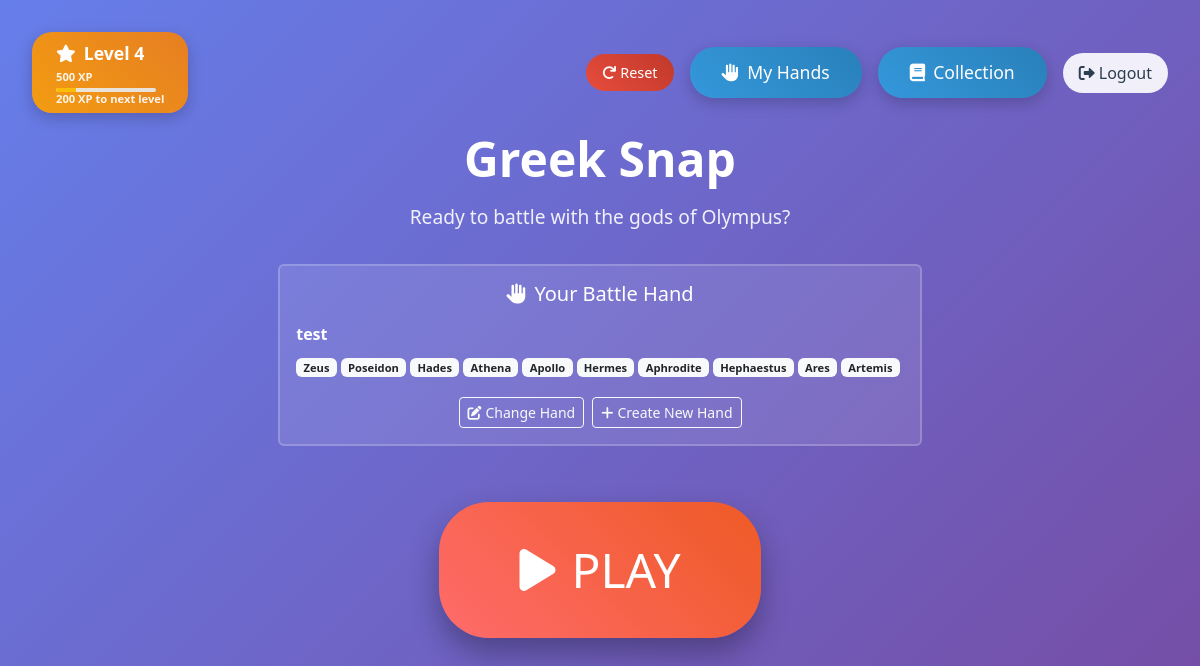
Before: / (signed in) with the older database file.
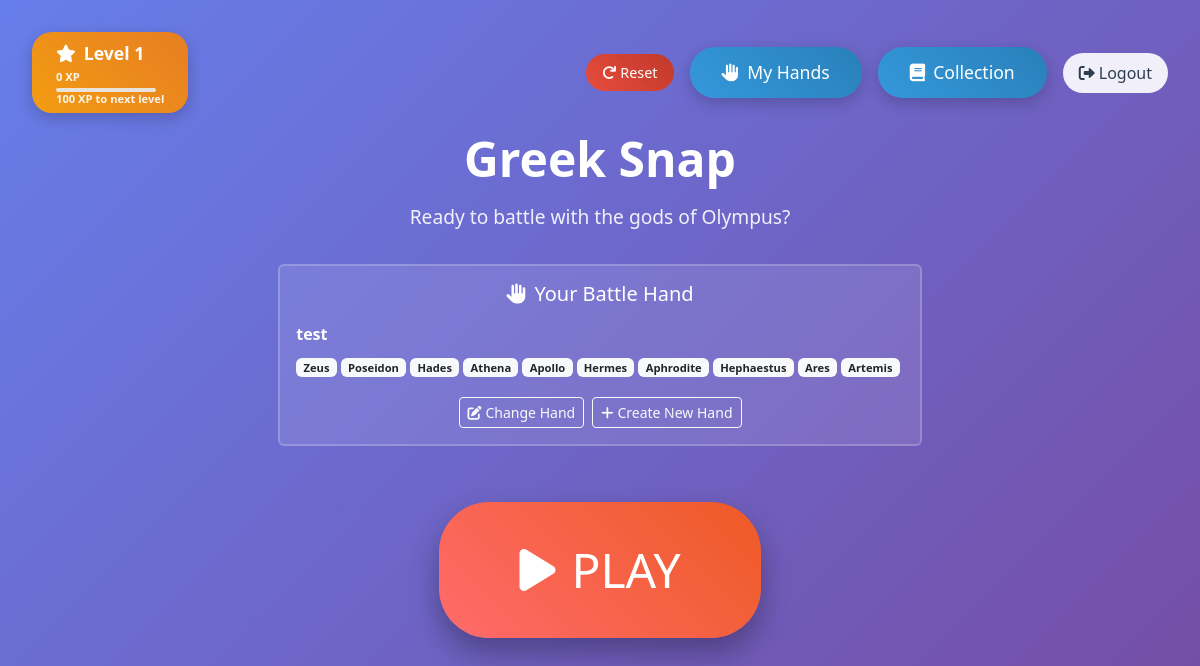
After: the same page with the newer database file.
### main.py (models this page shows)
class User(UserMixin, db.Model):
    __tablename__ = "users"
    id: Mapped[int] = mapped_column(Integer, primary_key=True)
    email: Mapped[str] = mapped_column(String(100), unique=True)
    password: Mapped[str] = mapped_column(String(100))
    date_of_signup: Mapped[Date] = mapped_column(Date)
    xp: Mapped[int] = mapped_column(Integer, default=0)  # XP points
    last_daily_win: Mapped[Date] = mapped_column(Date, nullable=True)  # Track daily win bonus
    misc1: Mapped[str] = mapped_column(String(100), nullable=True)
    misc2: Mapped[str] = mapped_column(String(100), nullable=True)
    misc3: Mapped[str] = mapped_column(String(100), nullable=True)
    collection = relationship("UserCollection", back_populates="user", uselist=False)

### main.py (the view, shortened to what this page needs)
@app.route('/')
def index():
    if current_user.is_authenticated:
        user_level = XPSystem.get_level_from_xp(current_user.xp)
        xp_for_next = XPSystem.get_xp_for_next_level(current_user.xp)
        progress = XPSystem.get_progress_to_next_level(current_user.xp)
        user_collection = UserCollection.query.filter_by(user_id=current_user.id).first()
        if user_collection and user_collection.unlocked_cards is not None:
            unlocked_cards = user_collection.unlocked_cards if isinstance(user_collection.unlocked_cards, list) else []
        else:
            unlocked_cards = []
        pending_rewards = XPSystem.get_pending_rewards(current_user.xp, unlocked_cards)
        from xp_system import LEVEL_REWARDS, LEVEL_XP_REQUIREMENTS
        card_id_to_name = {card['id']: card['name'] for card in CHARACTERS}
        return render_template('index.html',
                             user=current_user,
                             level=user_level,
                             xp=current_user.xp,
                             xp_for_next=xp_for_next,
                             progress=progress,
                             pending_rewards=pending_rewards,
                             level_rewards=LEVEL_REWARDS,
                             level_xp_requirements=LEVEL_XP_REQUIREMENTS,
                             card_id_to_name=card_id_to_name,
                             unlocked_cards=unlocked_cards)

### main.py (called while the page is built)
@login_manager.user_loader
def load_user(user_id):
    return db.get_or_404(User, user_id)

### xp_system.py (called while the page is built)
    @staticmethod
    def get_level_from_xp(xp):
        current_level = 1
        for level, required_xp in LEVEL_XP_REQUIREMENTS.items():
            if xp >= required_xp:
                current_level = level
            else:
                break
        return current_level

    @staticmethod
    def get_xp_for_next_level(current_xp):
        current_level = XPSystem.get_level_from_xp(current_xp)
        next_level = current_level + 1
        if next_level in LEVEL_XP_REQUIREMENTS:
            return LEVEL_XP_REQUIREMENTS[next_level] - current_xp
        else:
            return 0  # Max level reached

    @staticmethod
    def get_progress_to_next_level(current_xp):
        current_level = XPSystem.get_level_from_xp(current_xp)
        next_level = current_level + 1
        if next_level not in LEVEL_XP_REQUIREMENTS:
            return 100  # Max level reached
        current_level_xp = LEVEL_XP_REQUIREMENTS[current_level]
        next_level_xp = LEVEL_XP_REQUIREMENTS[next_level]
        xp_in_current_level = current_xp - current_level_xp
        xp_needed_for_next = next_level_xp - current_level_xp
        return min(100, (xp_in_current_level / xp_needed_for_next) * 100)

    @staticmethod
    def get_pending_rewards(user_xp, unlocked_cards):
        current_level = XPSystem.get_level_from_xp(user_xp)
        pending_rewards = []
        for level in range(1, current_level + 1):
            level_rewards = LEVEL_REWARDS.get(level, [])
            for card_id in level_rewards:
                if card_id not in unlocked_cards:
                    pending_rewards.append({
                        'level': level,
                        'card_id': card_id
                    })
        return pending_rewards

### templates/index.html (shortened to what this page needs)
<!DOCTYPE html>
<html lang="en">
<head>
    <link href="https://cdn.jsdelivr.net/npm/bootstrap@5.3.0/dist/css/bootstrap.min.css" rel="stylesheet">
    <link rel="stylesheet" href="{{ url_for('static', filename='css/style.css') }}">
    <link href="https://cdnjs.cloudflare.com/ajax/libs/font-awesome/6.0.0/css/all.min.css" rel="stylesheet">
</head>
<body>
    <div class="welcome-container">
        {% if user.is_authenticated %}
            <div class="top-bar">
                <div class="level-display {% if pending_rewards %}has-rewards{% endif %}"
                     onclick="showLevelRewards()"
                     style="position: relative;">
                    <i class="fas fa-star me-2"></i>Level {{ level }}
                    <div class="xp-info">
                        <small>{{ xp }} XP</small>
                        {% if xp_for_next > 0 %}
                            <div class="progress mt-1" style="height: 4px; width: 100px;">
                                <div class="progress-bar bg-warning" style="width: {{ progress }}%"></div>
                            </div>
                            <small>{{ xp_for_next }} XP to next level</small>
                        {% endif %}
                    </div>
                </div>
                <div class="top-controls">
                    <button class="reset-button" onclick="resetUser()" title="Reset all user data">
                        <i class="fas fa-redo me-1"></i>Reset
                    </button>
                    <a href="{{ url_for('create_hand') }}" class="collection-button">
                        <i class="fas fa-hand-paper me-2"></i>My Hands
                    </a>
                    <a href="{{ url_for('collection') }}" class="collection-button">
                        <i class="fas fa-book me-2"></i>Collection
                    </a>
                    <a href="{{ url_for('logout') }}" class="logout-button">
                        <i class="fas fa-sign-out-alt me-1"></i>Logout
                    </a>
                </div>
            </div>
            <div class="welcome-card">
                <h1 class="game-title">Greek Snap</h1>
                <p class="game-subtitle">Ready to battle with the gods of Olympus?</p>
                <div class="hand-selection-section mb-4">
                    <div class="card" style="background: rgba(255, 255, 255, 0.1); border: 2px solid rgba(255, 255, 255, 0.2);">
                        <div class="card-body">
                            <h5 class="text-white mb-3">
                                <i class="fas fa-hand-paper me-2"></i>Your Battle Hand
                            </h5>
                            <div id="current-hand-display" class="mb-3">
                            </div>
                            <div class="d-flex gap-2 justify-content-center">
                                <button class="btn btn-outline-light btn-sm" onclick="showHandSelection()">
                                    <i class="fas fa-edit me-1"></i>Change Hand
                                </button>
                                <a href="{{ url_for('create_hand') }}" class="btn btn-outline-light btn-sm">
                                    <i class="fas fa-plus me-1"></i>Create New Hand
                                </a>
                            </div>
                        </div>
                    </div>
                </div>
                <a href="{{ url_for('game') }}" class="big-play-button">
                    <i class="fas fa-play me-3"></i>PLAY
                </a>
            </div>
        {% endif %}
    </div>
</body>
</html>

### static/css/style.css (style rules this page uses)
body { background: #f8f9fa; min-height: 100vh; color: #333; }

### templates/index.html (style rules this page uses)
.welcome-container { min-height: 100vh; display: flex; align-items: center; justify-content: center; background: linear-gradient(135deg, #667eea 0%, #764ba2 100%); }
.welcome-card { text-align: center; }
.big-play-button { background: linear-gradient(45deg, #ff6b6b, #ee5a24); border: none; padding: 2rem 5rem; font-size: 3rem; border-radius: 50px; color: white; text-decoration: none; display: inline-block; transition: all 0.3s ease; box-shadow: 0 15px 30px rgba(0, 0, 0, 0.3); margin: 2rem 0; }
.collection-button { background: linear-gradient(45deg, #3498db, #2980b9); border: none; padding: 0.75rem 2rem; font-size: 1.1rem; border-radius: 25px; color: white; text-decoration: none; display: inline-block; transition: all 0.3s ease; box-shadow: 0 5px 15px rgba(0, 0, 0, 0.2); }
.game-title { color: white; font-size: 3rem; font-weight: bold; margin-bottom: 1rem; }
.game-subtitle { color: rgba(255, 255, 255, 0.9); font-size: 1.2rem; margin-bottom: 2rem; }
.level-display { background: linear-gradient(45deg, #f39c12, #e67e22); color: white; padding: 0.5rem 1.5rem; border-radius: 20px; font-weight: bold; font-size: 1.1rem; box-shadow: 0 5px 15px rgba(0, 0, 0, 0.2); cursor: pointer; transition: all 0.3s ease; }
.xp-info { margin-top: 0.25rem; font-size: 0.8rem; opacity: 0.9; }
.xp-info small { display: block; line-height: 1.2; }
.top-bar { position: absolute; top: 2rem; left: 2rem; right: 2rem; display: flex; justify-content: space-between; align-items: center; }
.logout-button { background: rgba(255, 255, 255, 0.9); border: none; padding: 0.5rem 1rem; border-radius: 20px; color: #2c3e50; text-decoration: none; transition: all 0.3s ease; }
.top-controls { display: flex; align-items: center; gap: 1rem; }
.reset-button { background: linear-gradient(45deg, #e74c3c, #c0392b); border: none; padding: 0.5rem 1rem; border-radius: 20px; color: white; text-decoration: none; transition: all 0.3s ease; font-size: 0.9rem; cursor: pointer; }

Changed rows visible on the page:
no longer on this page (row edited): User: xp "500"
Other visible differences:
{{ level }}: "4" → "1"
{{ xp }}: (not shown) → "0"
{{ xp_for_next }}: "200" → "100"
